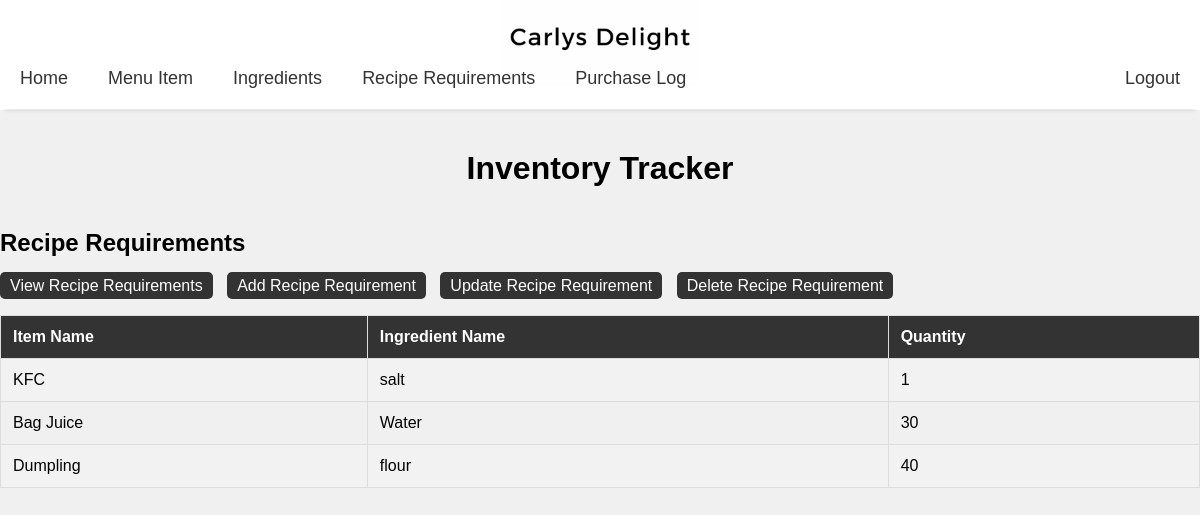
/recipe_requirements/ (signed in), run on the app's committed database.
### track_inventory/models.py (models this page shows, shortened)
class RecipeRequirements(models.Model):
    item_name = models.ForeignKey(MenuItem, on_delete=models.CASCADE)
    in_name = models.ForeignKey(Ingredients, on_delete=models.CASCADE)
    quantity = models.IntegerField(default=0)

class MenuItem(models.Model):
    item_name = models.CharField(max_length=50)
    item_price = models.FloatField(default=0)

class Ingredients(models.Model):
    in_name = models.CharField(max_length=50)
    quantity = models.IntegerField(default=0)
    unit = models.CharField(max_length=200, default="")
    in_price = models.FloatField(default=0.0)

### track_inventory/views.py (the view)
# urls.py: path("recipe_requirements/", views.RecipeRequirementsView.as_view(), name="reciperequirements"),
class RecipeRequirementsView(LoginRequiredMixin, ListView):
    model = RecipeRequirements
    template_name = "track_inventory/recipe_requirements.html"

### track_inventory/templates/track_inventory/recipe_requirements.html (shortened to what this page needs)
<!DOCTYPE html>
{% extends "track_inventory/base.html" %}
{% load static %}
        {% block head %}
        <link rel="stylesheet" href="{% static 'track_inventory/menu_item_style.css' %}">
        {% endblock %}
        {% block content %}
        <h2>Recipe Requirements</h2>
        <div class="link-container">
        <a href="{% url 'reciperequirements'  %}" >View Recipe Requirements</a>
        <a href="{% url 'addreciperequirement' %}">Add Recipe Requirement</a>
        <a href="{% url 'reciperequirementupselect' %}">Update Recipe Requirement</a>
        <a href="{% url 'reciperequirementdelselect' %}">Delete Recipe Requirement</a>
        </div>
        <table>
            <tr>
                <th>Item Name</th>
                <th>Ingredient Name</th>
                <th>Quantity</th>
            </tr>
            {% for recipe in object_list   %}
            <tr>
                <td>{{ recipe.item_name.item_name }}</td>
                <td>{{ recipe.in_name.in_name }}</td>
                <td>{{ recipe.quantity }}</td>
            </tr>
            {% endfor %}
        </table>
        {% endblock %}

### track_inventory/static/track_inventory/style.css (style rules this page uses)
body { font-family: Arial, sans-serif; background-color: #f0f0f0; margin: 0; padding: 0; }

### track_inventory/static/track_inventory/menu_item_style.css (style rules this page uses)
table { width: 100%; border-collapse: collapse; margin-top: 20px; }
th, td { border: 1px solid #ddd; padding: 12px; text-align: left; }
th { background-color: #333; color: #fff; }
tr:nth-child(even) { background-color: #f2f2f2; }
.link-container a { margin-right: 10px; text-decoration: none; background-color: #333; color: #fff; padding: 5px 10px; border-radius: 5px; transition: background-color 0.3s; }

### data on the page
RecipeRequirements: item_name.item_name "KFC", in_name.in_name "salt", quantity "1"
RecipeRequirements: item_name.item_name "Bag Juice", in_name.in_name "Water", quantity "30"
RecipeRequirements: item_name.item_name "Dumpling", in_name.in_name "flour", quantity "40"
